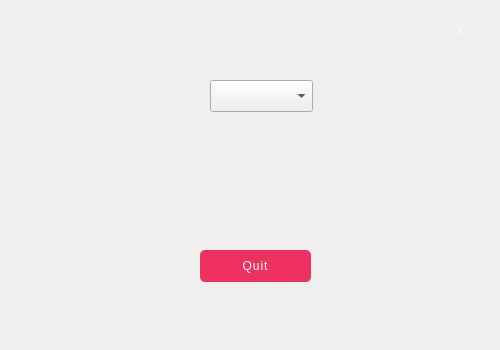
<?xml version="1.0" encoding="UTF-8"?>
<ui version="4.0">
 <class>SettingWindow</class>
 <widget class="QMainWindow" name="SettingWindow">
  <property name="geometry">
   <rect>
    <x>0</x>
    <y>0</y>
    <width>500</width>
    <height>350</height>
   </rect>
  </property>
  <property name="windowTitle">
   <string>MainWindow</string>
  </property>
  <widget class="QWidget" name="centralwidget">
   <widget class="QLabel" name="label">
    <property name="geometry">
     <rect>
      <x>0</x>
      <y>0</y>
      <width>501</width>
      <height>351</height>
     </rect>
    </property>
    <property name="text">
     <string/>
    </property>
    <property name="pixmap">
     <pixmap resource="icons.qrc">:/image for c++ project/Background/setting.png</pixmap>
    </property>
    <property name="scaledContents">
     <bool>true</bool>
    </property>
   </widget>
   <widget class="QPushButton" name="userButton">
    <property name="geometry">
     <rect>
      <x>210</x>
      <y>160</y>
      <width>41</width>
      <height>41</height>
     </rect>
    </property>
    <property name="cursor">
     <cursorShape>PointingHandCursor</cursorShape>
    </property>
    <property name="styleSheet">
     <string notr="true">border: 12pt;
background-color: rgba(255, 255, 255, 0)</string>
    </property>
    <property name="text">
     <string/>
    </property>
    <property name="icon">
     <iconset resource="icons.qrc">
      <normaloff>:/image for c++ project/Button/userIcon.png</normaloff>:/image for c++ project/Button/userIcon.png</iconset>
    </property>
    <property name="iconSize">
     <size>
      <width>32</width>
      <height>32</height>
     </size>
    </property>
   </widget>
   <widget class="QPushButton" name="quitButton">
    <property name="geometry">
     <rect>
      <x>200</x>
      <y>250</y>
      <width>111</width>
      <height>32</height>
     </rect>
    </property>
    <property name="cursor">
     <cursorShape>PointingHandCursor</cursorShape>
    </property>
    <property name="styleSheet">
     <string notr="true">QPushButton {
color: rgb(255, 255, 255);
font: 15pt &quot;Mali&quot;;
background-color: rgb(238, 49, 94);
border-radius: 5px;
letter-spacing:1px
}
</string>
    </property>
    <property name="text">
     <string>Quit</string>
    </property>
   </widget>
   <widget class="QPushButton" name="pushButton">
    <property name="geometry">
     <rect>
      <x>440</x>
      <y>10</y>
      <width>41</width>
      <height>41</height>
     </rect>
    </property>
    <property name="cursor">
     <cursorShape>PointingHandCursor</cursorShape>
    </property>
    <property name="styleSheet">
     <string notr="true">font: 30pt &quot;BM Jua&quot;;
color: rgb(251, 251, 229);
background: none;
border: none;
</string>
    </property>
    <property name="text">
     <string>X</string>
    </property>
   </widget>
   <widget class="QComboBox" name="languagecomboBox">
    <property name="geometry">
     <rect>
      <x>210</x>
      <y>80</y>
      <width>103</width>
      <height>32</height>
     </rect>
    </property>
   </widget>
  </widget>
 </widget>
 <resources>
  <include location="icons.qrc"/>
 </resources>
 <connections/>
</ui>
